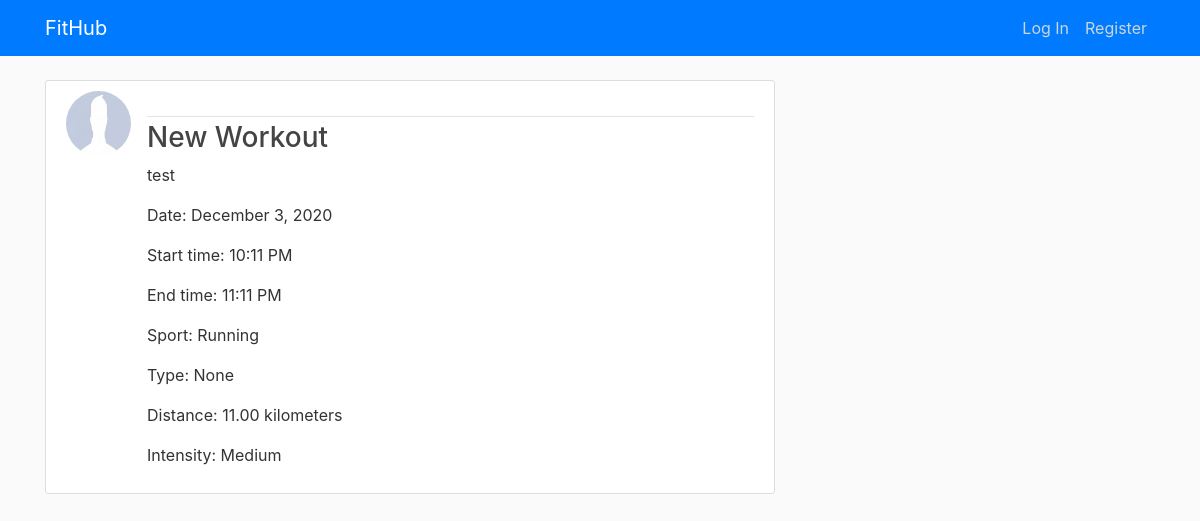
The page /post/21/ on the database as committed earlier.
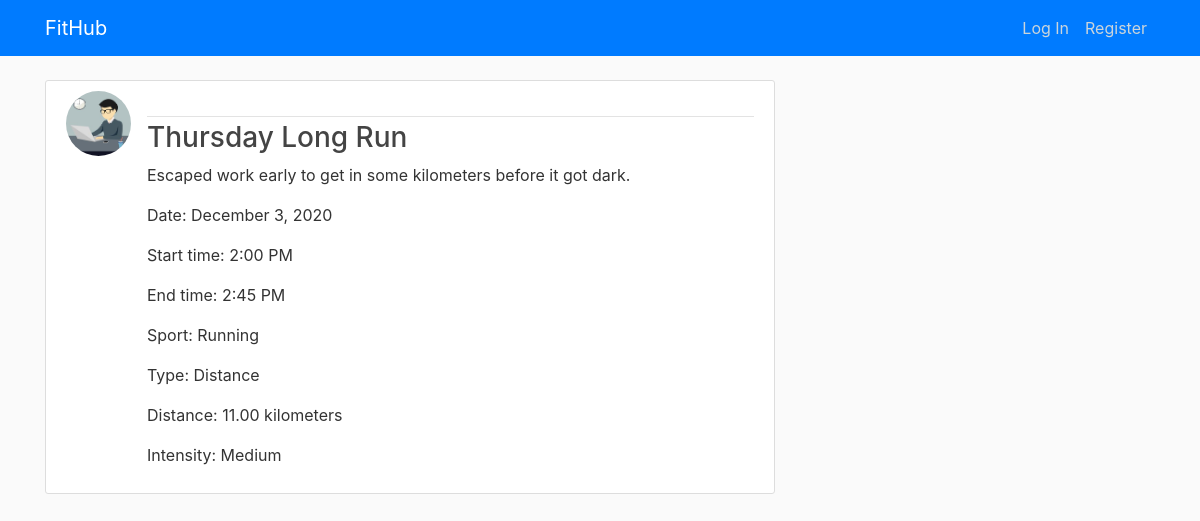
The same page on the database as committed later.
### blog/models.py (models this page shows, shortened)
class Workout(models.Model):
    date = models.DateTimeField(default=timezone.now)
    start_time = models.DateTimeField(default=timezone.now)
    end_time = models.DateTimeField(default=timezone.now)
    title = models.CharField(max_length=75)
    description = models.TextField()
    class SportChoices(models.TextChoices):
        CYCLING = 'Cycling', _('Cycling')
        HIKING = 'Hiking', _('Hiking')
        LIFTING = 'Lifting Weights', _('Lifting Weights')
        RUNNING = 'Running', _('Running')
        SWIMMING = 'Swimming', _('Swimming')
        WALKING = 'Walking', _('Walking')
        YOGA = 'Yoga', _('Yoga')
    sport = models.CharField(
        max_length=15,
        choices=SportChoices.choices,
        default=SportChoices.RUNNING,
        blank=False
    )
    class TypeChoices(models.TextChoices):
        DISTANCE = 'Distance', _('Distance')
        INTERVAL = 'Interval', _('Interval')
        NONE = 'None', _('None')
        RACE = 'Race', _('Race')
        STRESS = 'Stress Relief', _('Stress Relief')
        TYPE_WORKOUT = 'Workout', _('Workout')
    type = models.CharField(
        max_length=15,
        choices=TypeChoices.choices,
        default=TypeChoices.NONE,
        blank=False
    )
    distance = models.DecimalField(max_digits=5, decimal_places=2)
    class MetChoices(models.TextChoices):
        EASY = 'Easy', _('Easy')
        MODERATE = 'Medium', _('Moderate')
        HARD = 'Hard', _('Hard')
    workout_intensity = models.CharField(
        max_length=10,
        choices=MetChoices.choices,
        default=MetChoices.MODERATE,
        blank=False
    )
    athlete = models.ForeignKey(User, on_delete=models.CASCADE)

### users/models.py (models this page shows, shortened)
class Profile(models.Model):
	user = models.OneToOneField(User, on_delete=models.CASCADE)
	image = models.ImageField(default='default.jpg', upload_to='profile_pics')

### blog/views.py (the view)
# urls.py: path("post/<int:pk>/",PostDetailView.as_view(), name="workout-detail"),  # "pk" means primary key.
class PostDetailView(DetailView):
    model = Workout

### blog/templates/blog/workout_detail.html (shortened to what this page needs)
{% extends "blog/base.html" %}
     {% block content %}
           <article class="media content-section">
	    		 <img class="rounded-circle article-img" src="{{workout.athlete.profile.image.url}}">
			     <div class="media-body">
                     <div class="article-metadata">
			         </div>
			         <h3 class="article-title">{{ workout.title }}</h3>
                     <p class="article-content"> {{ workout.description }}</p>
                     <p class="article-content"> Date: {{ workout.date | date:"F j, Y" }}</p>
                     <p class="article-content"> Start time: {{ workout.start_time | time:"g:i A" }}</p>
                     <p class="article-content"> End time: {{ workout.end_time | time:"g:i A" }}</p>
                     <p class="article-content"> Sport: {{ workout.sport }}</p>
                     <p class="article-content"> Type: {{ workout.type }}</p>
                     <p class="article-content"> Distance: {{ workout.distance }} kilometers</p>
                     <p class="article-content"> Intensity: {{ workout.workout_intensity }}</p>
			     </div>
           </article>
	{%endblock content%}

Rows that differ between the two databases and show on the page:
changed Workout "Running": athlete.profile.image: picture added in place of a placeholder; title "New Workout" → "Thursday Long Run"; description "test" → "Escaped work early to get in some kilometers before it got dark."; start_time "10:11 PM" → "2:00 PM"; end_time "11:11 PM" → "2:45 PM"; type "None" → "Distance"
